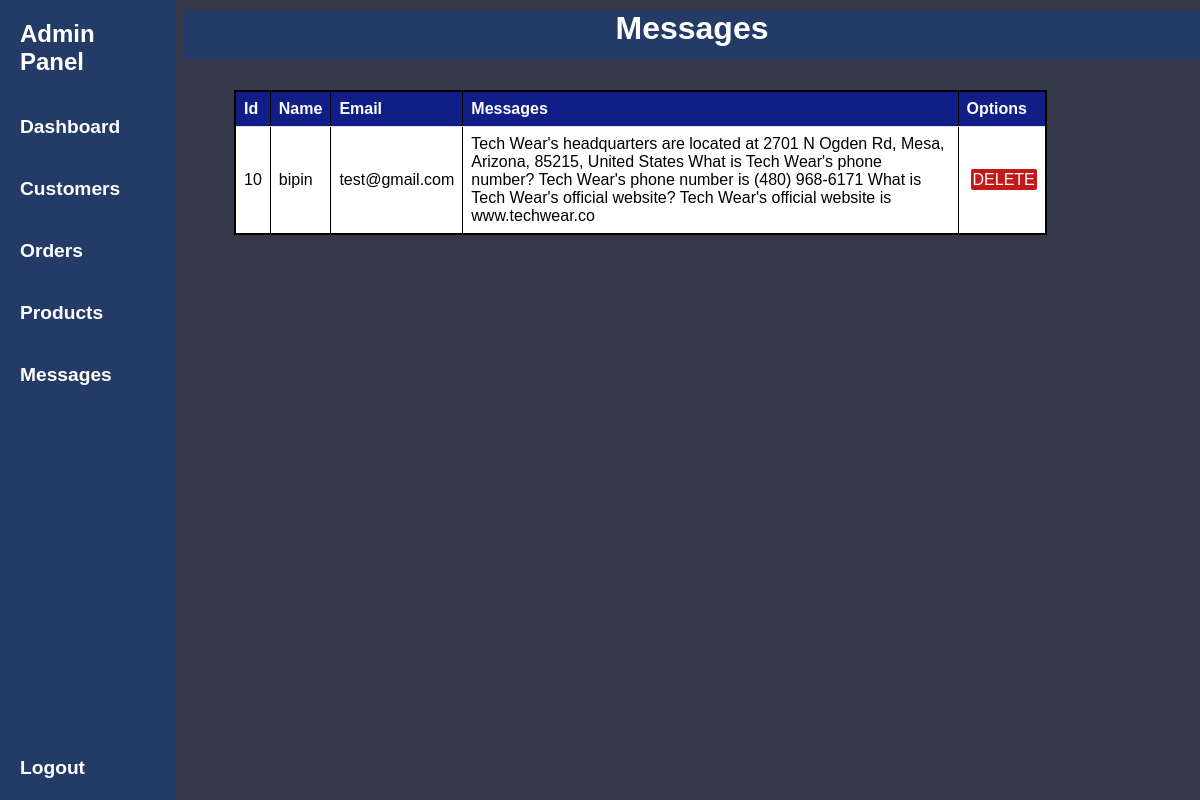
Screenshot of /ADMIN/message.php (signed in) with the database file from the repository.
### tables this page shows
CREATE TABLE `message` (
  `M_id` int(100) NOT NULL,
  `name` varchar(255) NOT NULL,
  `email` varchar(255) NOT NULL,
  `message` varchar(255) NOT NULL
);

### ADMIN/message.php (the view, shortened to what this page needs)
<!DOCTYPE html>
<html lang="en">
<head>
    <link rel="stylesheet" type="text/css" href="css/products.css?=1">
</head>
<body>
    <div class="container">
        <div class="sidebar">
            <?php
            include "sidebar.php";
            ?>
        </div>
        <div class="main">
            <div class="top">
                <center>
                    <h1>Messages</h1>
                </center>
            </div>
            <div class="content">
                <table border="1px solid black">
                    <tr>
                        <th>Id</th>
                        <th>Name</th>
                        <th>Email</th>
                        <th>Messages</th>
                        <th>Options</th>
                    </tr>
                    <?php
                    $query = 'SELECT * FROM message';
                    $result = mysqli_query($conn, $query) or die(mysqli_error($conn));
                    while ($row = mysqli_fetch_assoc($result)) {
                        echo '<tr>';
                        echo '<td>' . $row['M_id'] . '</td>';
                        echo '<td>' . $row['name'] . '</td>';
                        echo '<td>' . $row['email'] . '</td>';
                        echo '<td>' . $row['message'] . '</td>';
                        echo ' <td><a  type="button" class="btn btn-delete" href="delmessage.php?type=people&delete &
                        id=' . $row['M_id'] . '">DELETE </a> </td>';
                        echo '</tr> ';
                    }
                    ?>
            </div>
        </div>
    </div>
</body>
</html>

### ADMIN/css/products.css (style rules this page uses)
* { font-family: "Trebuchet MS", "Lucida Sans Unicode", "Lucida Grande", "Lucida Sans", Arial, sans-serif; }
body { background-color: #363949; }
.main .top { margin-top: 10px; background-color: #243b67; height: 50px; }
.main .top h1 { color: #fff; }
.content { margin-top: 30px; overflow-y: scroll; max-height: 500px; }
table { margin-left: 50px; border: 2px solid black; }
table { border-collapse: collapse; width: 80%; background-color: #fff; }
th, td { padding: 8px; text-align: left; border-bottom: 1px solid #ddd; }
th { background-color: #111e88; color: white; }
a { color: black; text-decoration: none; }
.btn-delete { background-color: rgb(195, 25, 25); border: 1px; margin-left: 4px; border-radius: 2px; color: white; padding: 2px; }

### ADMIN/css/sidebar.css (style rules this page uses)
* { font-family: "Trebuchet MS", "Lucida Sans Unicode", "Lucida Grande", "Lucida Sans", Arial, sans-serif; }
* { margin: 0%; padding: 0%; }
body { background-color: #363949; }
.container { width: auto; height: auto; display: grid; grid: "sidebar ." 1fr / auto 1fr; gap: 8px; }
.sidebar { grid-area: sidebar; background-color: #243b67; height: 100vh; width: 11rem; }

### rows the page displays
message: M_id "10", name "bipin", email "test@gmail.com", message "Tech Wear's headquarters are located at 2701 N Ogden Rd, Mesa, Arizona, 85215, United States What is Tech Wear's phone number? Tech Wear's phone number is (480) 968-6171 What is Tech Wear's official website? Tech Wear's official website is www.techwear.co"
